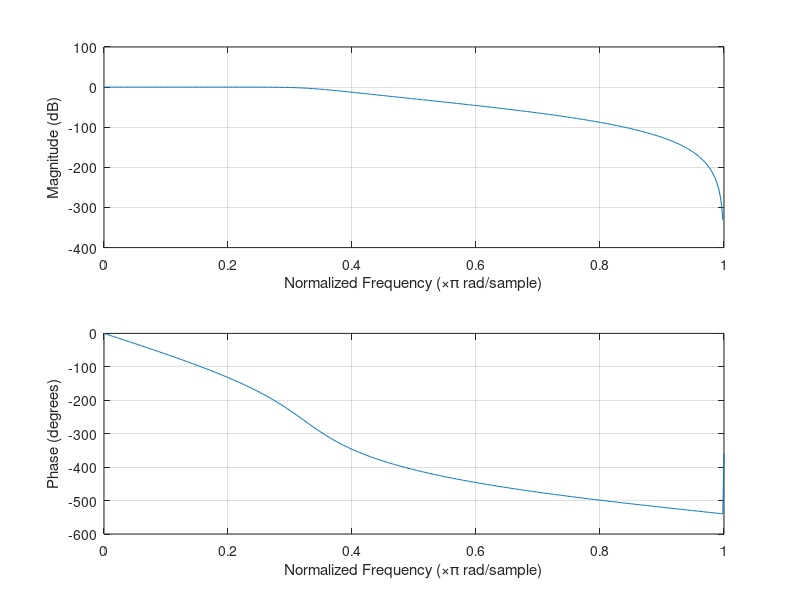
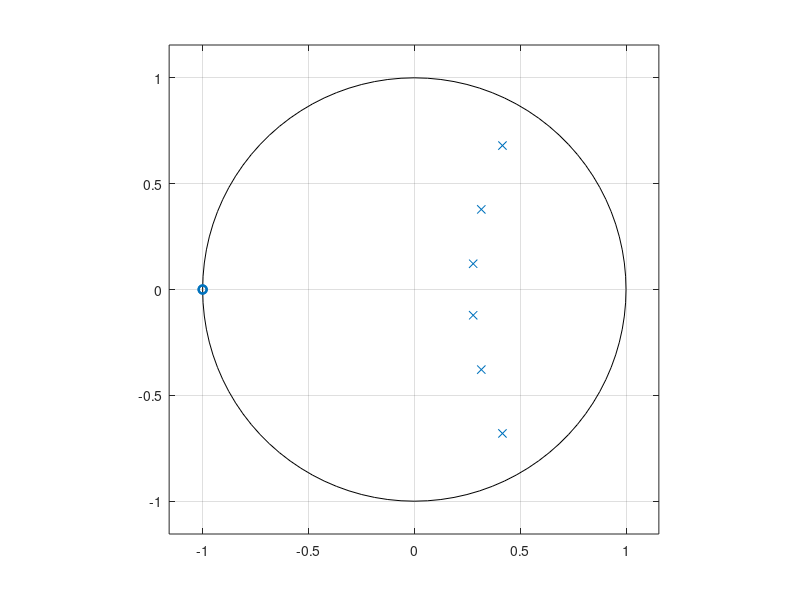
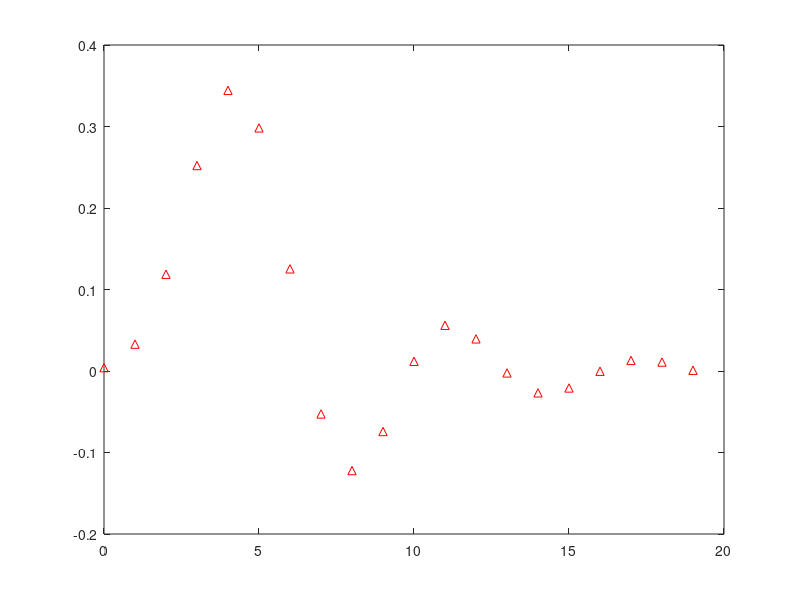
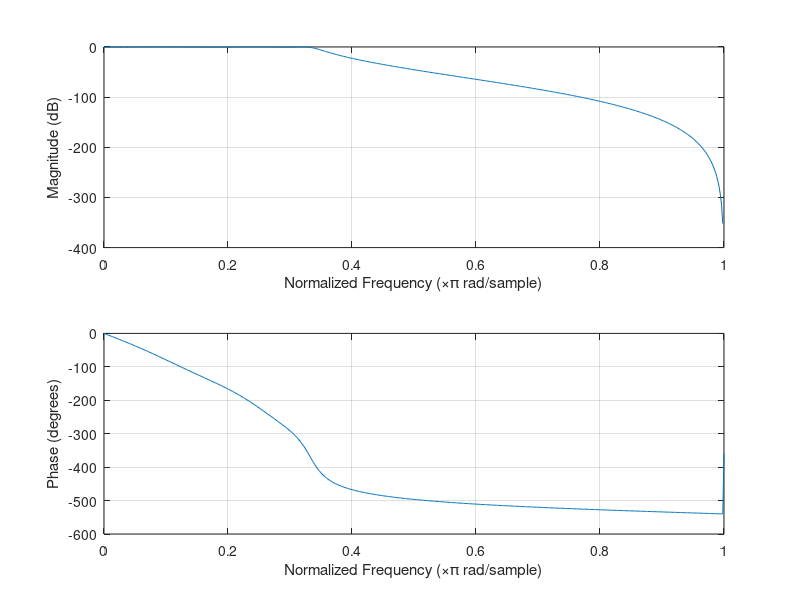

Reproduce these figures in MATLAB, in order.
% Jen Tashman, Joe Marcedes, John Biswakarma
% ECE 114
% MATLAB Assignment #3 (2000c): IIR and FIR Filter Design

% remember to cirlce the alternation points on the plots in 7 and 8

clear all; close all; clc;

% IIR Filter Design

%% 1 - Sixth-Order Digital Butterworth Lowpass IIR Filter
figure;
[a,b] = butter(6,0.33);
freqz(a,b);

figure;
zplane(a,b);8

figure;
impz(a,b,20);

%% 2 - Sixth-Order Digital Chebyshev Lowpass IIR Filter
figure;
[a,b] = cheby1(6,0.5,0.33);
freqz(a,b);

figure;
zplane(a,b);

figure;
impz(a,b,20);

%% 3 - Sixth-Order Digital Elliptic Lowpass IIR Filter
figure;
[a,b] = ellip(6,0.5,30,0.33);
freqz(a,b);

figure;
zplane(a,b);

figure;
impz(a,b,20);

%% 4 - Compare the Order of the Three Filter Design Methods

[n1,Wn] = buttord(0.45,0.5,0.1,40);  % minimum order = 42
[n2,Wn] = cheb1ord(0.45,0.5,0.1,40); % minimum order = 13
[n3,Wn] = ellipord(0.45,0.5,0.1,40); % minimum order = 7

%% 5 - Rectangular and Hamming Window Design

wc = 0.33*pi;
n = (0:28);
idfilt = sin(wc.*(n-14))./(pi*(n-14));
idfilt(15) = (1/pi);
rect = rectwin(29)';
win1 = idfilt.*rect;
figure;
stem(n,win1);
title('Impulse Response of Rectangular Window');
xlabel('Time (n)');
ylabel('Amplitude');

[h1,w1] = freqz(win1);
w1 = w1/pi;
figure;
plot(w1,abs(h1));
axis([0 1 -.25 1.25]);
title('Frequency Response of Rectangular Window');
xlabel('Frequency (Hz)/pi');
ylabel('Magnitude');

% high passband ripple limit = 1.0815
% low passband ripple limit = 0.9345
% passband edge frequency (normalized by pi) = 0.2958
% stopband ripple limit = 0.0996
% stopband edge frequency (normalized by pi) = 0.3585

ham = hamming(29)';
win2 = idfilt.*ham;
figure;
stem(n,win2);
title('Impulse Response of Hamming Window');
xlabel('Time (n)');
ylabel('Amplitude');

[h2,w2] = freqz(win2);
w2 = w2/pi;
figure;
plot(w2,abs(h2));
axis([0 1 -.25 1.25]);
title('Frequency Response of Hamming Window');
xlabel('Frequency (Hz)/pi');
ylabel('Magnitude');

% high passband ripple limit = 0.9912
% low passband ripple limit = 0.986
% passband edge frequency (normalized by pi) = 0.2077
% stopband ripple limit = 0.014
% stopband edge frequency (normalized by pi) = 0.4245

%% 6 - Kaiser Window Design

kai1 = kaiser(29,4)';
win3 = idfilt.*kai1;
figure;
stem(n,win3);
title('Impulse Response of Kaiser Window, Beta = 4');
xlabel('Time (n)');
ylabel('Amplitude');

[h3,w3] = freqz(win3);
w3 = w3/pi;
figure;
plot(w3,abs(h3));
axis([0 1 -.25 1.25]);
title('Frequency Response of Kaiser Window, Beta = 4');
xlabel('Frequency (Hz)/pi');
ylabel('Magnitude');

% high passband ripple limit = 0.9923
% low passband ripple limit = 0.9865
% passband edge frequency (normalized by pi) = 0.2314
% stopband ripple limit = 0.0157
% stopband edge frequency (normalized by pi) = 0.4097

kai2 = kaiser(29,6)';
win4 = idfilt.*kai2;
figure;
stem(n,win4);
title('Impulse Response of Hamming Window, Beta = 6');
xlabel('Time (n)');
ylabel('Amplitude');

[h4,w4] = freqz(win4);
w4 = w4/pi;
figure;
plot(w4,abs(h4));
axis([0 1 -.25 1.25]);
title('Frequency Response of Kaiser Window, Beta = 6');
xlabel('Frequency (Hz)/pi');
ylabel('Magnitude');

% high passband ripple limit = 0.9892
% low passband ripple limit = 0.9877
% passband edge frequency (normalized by pi) = 0.1955
% stopband ripple limit = 0.0125
% stopband edge frequency (normalized by pi)= 0.4329

%% 7 - Optimal Lowpass Filter
h = firpm(28, [0 0.30 0.36 1], [1 1 0 0]);
n = (0:28);
[h5,w5] = freqz(h);
w5 = w5/pi;
figure;
plot(w5,abs(h5)); 

h5 = abs(h5);
ind = find(w5>0.3);
ind = ind(1);
h51 = h5(1:ind);
maxpass = max(h51)-1;
minpass = 1-min(h51);
del_p = max(maxpass,minpass);

ind2 = find(w5>0.36);
ind2 = ind2(1);
h52 = h5(ind2:end);
maxpass2 = max(h52);
del_s = maxpass2;

% There are six alternation points in the passband
% There are ten alternation points in the stopband

%% 8 - Varying the Passband Edge
fp = 0.27;
h = firpm(28, [0 fp 0.36 1], [1 1 0 0]);
n = (0:28);
[h6,w6] = freqz(h);
w6 = w6/pi;
figure;
plot(w6,abs(h6)); 

h6 = abs(h6);
ind = find(w6>fp);
ind = ind(1);
h61 = h6(1:ind);
maxpass = max(h61)-1;
minpass = 1-min(h61);
del_p = max(maxpass,minpass);

ind2 = find(w6>0.36);
ind2 = ind2(1);
h62 = h6(ind2:end);
maxpass2 = max(h62);
del_s = maxpass2;

% There are five alternation points in the passband
% There are 11 alternation points in the stopband

fp = 0.33;
h = firpm(28, [0 fp 0.36 1], [1 1 0 0]);
n = (0:28);
[h6,w6] = freqz(h);
w6 = w6/pi;
figure;
plot(w6,abs(h6)); 

h6 = abs(h6);
ind = find(w6>fp);
ind = ind(1);
h61 = h6(1:ind);
maxpass = max(h61)-1;
minpass = 1-min(h61);
del_p = max(maxpass,minpass);

ind2 = find(w6>0.36);
ind2 = ind2(1);
h62 = h6(ind2:end);
maxpass2 = max(h62);
del_s = maxpass2;

% There are six alternation points in the passband
% There are 10 alternation points in the stopband

%% 9 - Varying the Transition Bandwidth
tbw = 0.15
h = firpm(28, [0 0.33-tbw 0.33+tbw 1], [1 1 0 0]);
fp = 0.33-tbw;
fs = 0.33+tbw;
n = (0:28);
[h7,w7] = freqz(h);
w7 = w7/pi;
figure;
plot(w7,abs(h7)); 

h7 = abs(h7);
ind = find(w7>fp);
ind = ind(1);
h71 = h7(1:ind);
maxpass = max(h71)-1;
minpass = 1-min(h71);
del_p = max(maxpass,minpass);

ind2 = find(w7>fs);
ind2 = ind2(1);
h72 = h7(ind2:end);
maxpass2 = max(h72);
del_s = maxpass2;

tbw = 0.01
h = firpm(28, [0 0.33-tbw 0.33+tbw 1], [1 1 0 0]);
fp = 0.33 - tbw;
fs = 0.33 + tbw;
n = (0:28);
[h8,w8] = freqz(h);
w8 = w8/pi;
figure;
plot(w8,abs(h8)); 

h8 = abs(h8);
ind = find(w8>fp);
ind = ind(1);
h81 = h8(1:ind);
maxpass = max(h81)-1;
minpass = 1-min(h81);
del_p = max(maxpass,minpass);

ind2 = find(w8>fs);
ind2 = ind2(1);
h82 = h8(ind2:end);
maxpass2 = max(h82);
del_s = maxpass2;

%% 10 - Optimal vs. Window FIR Design

wp = 0.1955;
ws = 0.4329;
h = firpm(28, [0 wp ws 1], [1 1 0 0]);
n = (0:28);
[h9,w9] = freqz(h);
h9 = abs(h9);
w9 = w9/pi;

ind1 = find(w9>wp);
ind1 = ind1(1);
h91 = h9(1:ind1);
maxpass = max(h91)-1;
minpass = 1-min(h91);
del_p = max(maxpass,minpass);

ind2 = find(w9>ws);
ind2 = ind2(1);
h92 = h9(ind2:end);
maxpass2 = max(h92);
del_s = maxpass2;

figure;
plot(w9,h9);
axis([0 wp .998, 1.002]);

figure;
plot(w9,h9);
axis([ws 1 0 .004]);

% This is better than the filter designed with the window method because
% the del_p and del_s values are reduced

%% 11 - Changing Filter Length

h = firpm(38, [0 0.3 0.36 1], [1 1 0 0 ]);
n = (0:28);
[H,W] = freqz(h);
H = abs(H);
W = W/pi;

figure;
hold on;
plot(W,H,'r');
plot(W,h5);
title('29- and 39-Length Filters');
xlabel('Frequency (Hz)');
ylabel('Amplitude');
hleg1 = legend('Length: 39','Length: 29');

ind1 = find(W>0.3);
ind1 = ind1(1);
H1 = H(1:ind1);
maxpass = max(H1)-1;
minpass = 1-min(H1);
del_p = max(maxpass,minpass);

ind2 = find(W>0.36);
ind2 = ind2(1);
H2 = H(ind2:end);
maxpass2 = max(H2);
del_s = maxpass2;

%% 12 - Optimal FIR vs. Elliptic IIR Design

h = firpm(102, [0 0.45 0.5 1], [1 1 0 0], [5 1]);
n = (0:102);
[H,W] = freqz(h);
H = abs(H);
maxH = max(H);
W = W/pi;

ind1 = find(W>0.45);
ind1 = ind1(1);
H1 = H(1:ind1);
maxpass = max(H1)-1;
minpass = 1-min(H1);
del_p = max(maxpass,minpass);

ind2 = find(W>0.5);
ind2 = ind2(1);
H3 = H(ind2:end);
maxpass2 = max(H3);
del_s = maxpass2;

h = firpm(89, [0 0.45 0.5 1], [1-del_p 1-del_p 0 0], [2.56 1]);
[H,W] = freqz(h);
H = abs(H);
maxH2 = max(H);
W = W/pi;

figure;
plot(W,H);
axis([0 1 0 1.1]);

H2 = 20*log10(H);
figure;
plot(W,H2)
axis([0 1 -110 5]);

ind1 = find(W>0.45);
ind1 = ind1(1);
ind1 = H2(1:ind1);
maxpass = max(ind1);
minpass = min(ind1);
idrip = maxpass-minpass; % ripple
ind2 = find(W>0.5);
ind2 = ind2(1);
ind2 = H2(ind2:end);
maxpass = max(ind2);
atten = minpass-maxpass;

% The length of the FIR filter is 90, the order is 89

% The order of the elliptic IIR filter is 7, so:
% 2(7)+1 = 15 multiplications per output sample are required for the elliptic IIR
% filter, where n is the order of the IIR filter.

% The order is 89, so 89 multiplcations per output sample are required for the optimal FIR
% filter using direct convolution, where n is the order of the FIR filter.

% The error weighting of the passband: 2.56
% The error weighting of the stopband: 1